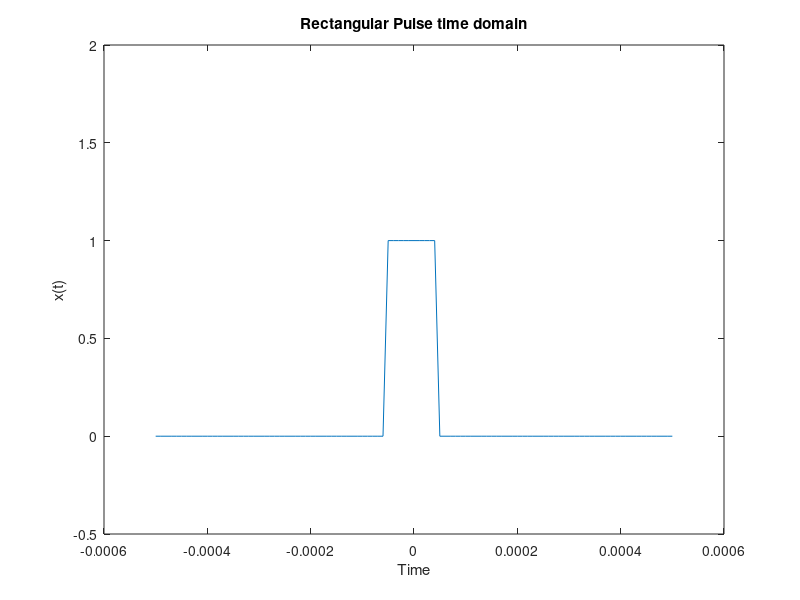
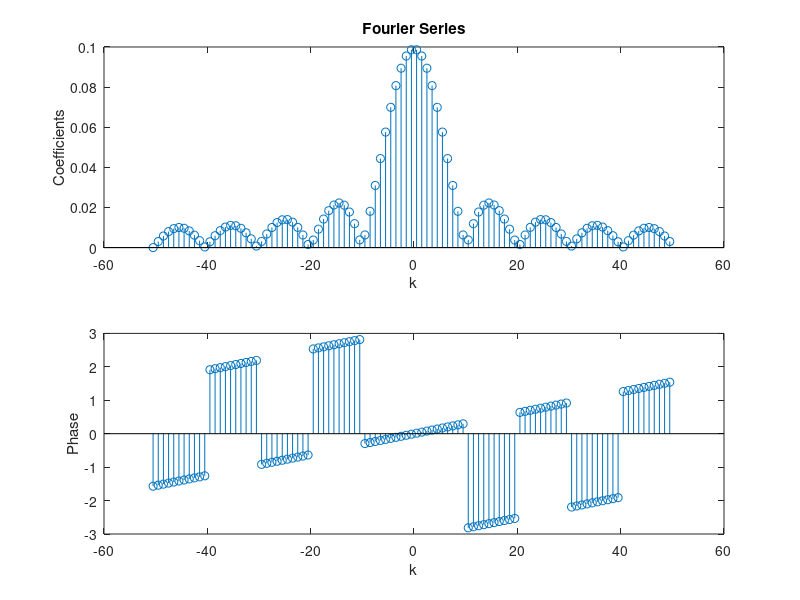

Write the MATLAB code that produced these figures, in order.
fs = 100e3; % sampling frequency
dt = 1/fs;
tpast = 1e-3;% Period of the pulse
t = -tpast/2:dt:tpast/2; % Pulse Sequence
n = t/dt;
w = .1e-3; % Pulse Width
x = rectpuls(t,w);

% Plotting rectangular pulse
figure(1);
plot(t,x);
xlabel('Time');
ylabel('x(t)'); 
ylim([-0.5, 2]);
title('Rectangular Pulse time domain')

% Getting the fourier coeffiients
n1 = length(x); 
k = -(n1/2):(n1/2)-1;
c = zeros(1,length(k)); 
for i1=1:length(x)
    for i2=1:length(x)
        c(i1)=c(i1)+1/n1*x(i2)*exp(-1i*2*pi*k(i1)*n(i2)/n1);
end
end

% Plotting frequency domain
figure(2)
subplot(2, 1, 1)
stem(k,abs(c)); 
xlabel('k'); 
ylabel('Coefficients');
title('Fourier Series')
subplot(2, 1, 2)
stem(k,angle(c))
xlabel('k'); 
ylabel('Phase');
